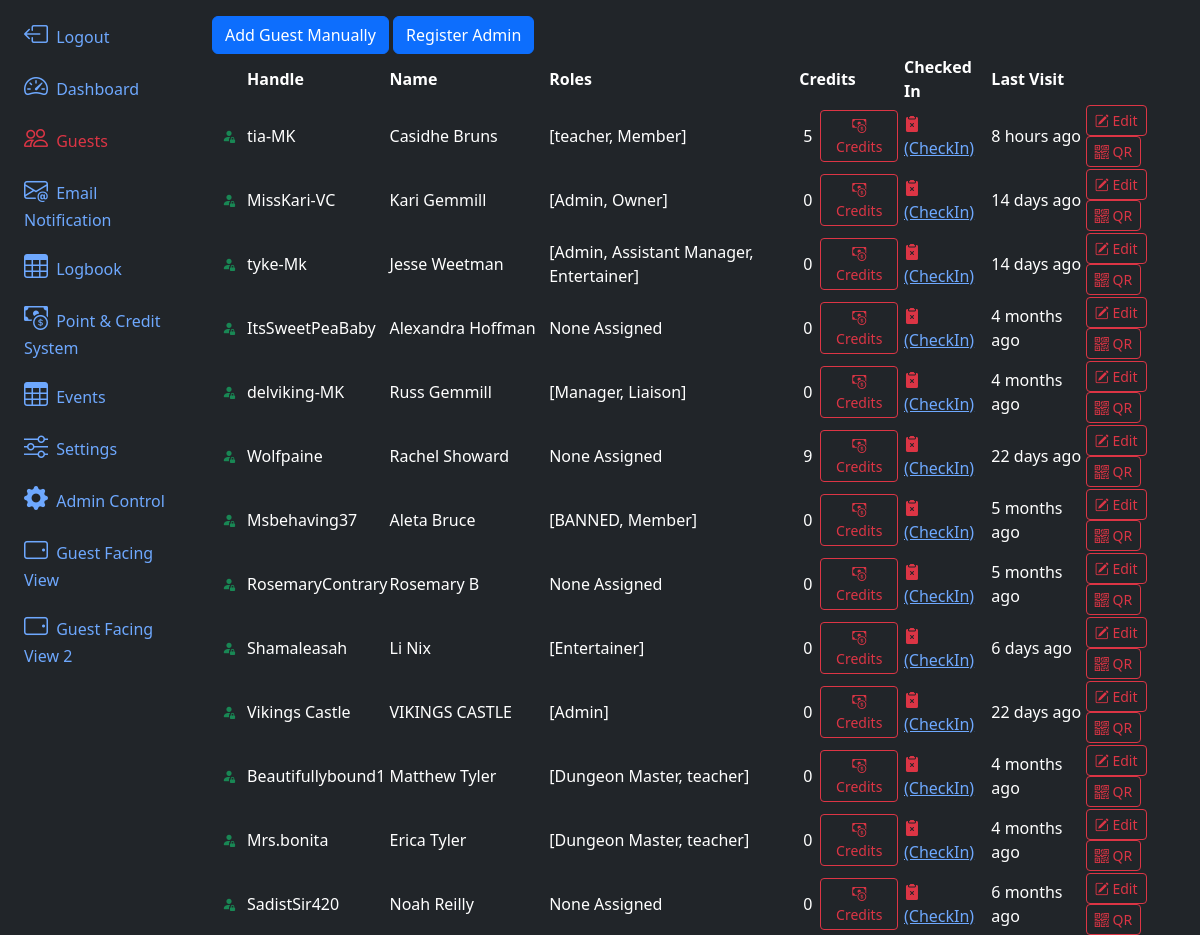
Page /guests/ (upper part) on the earlier database version.
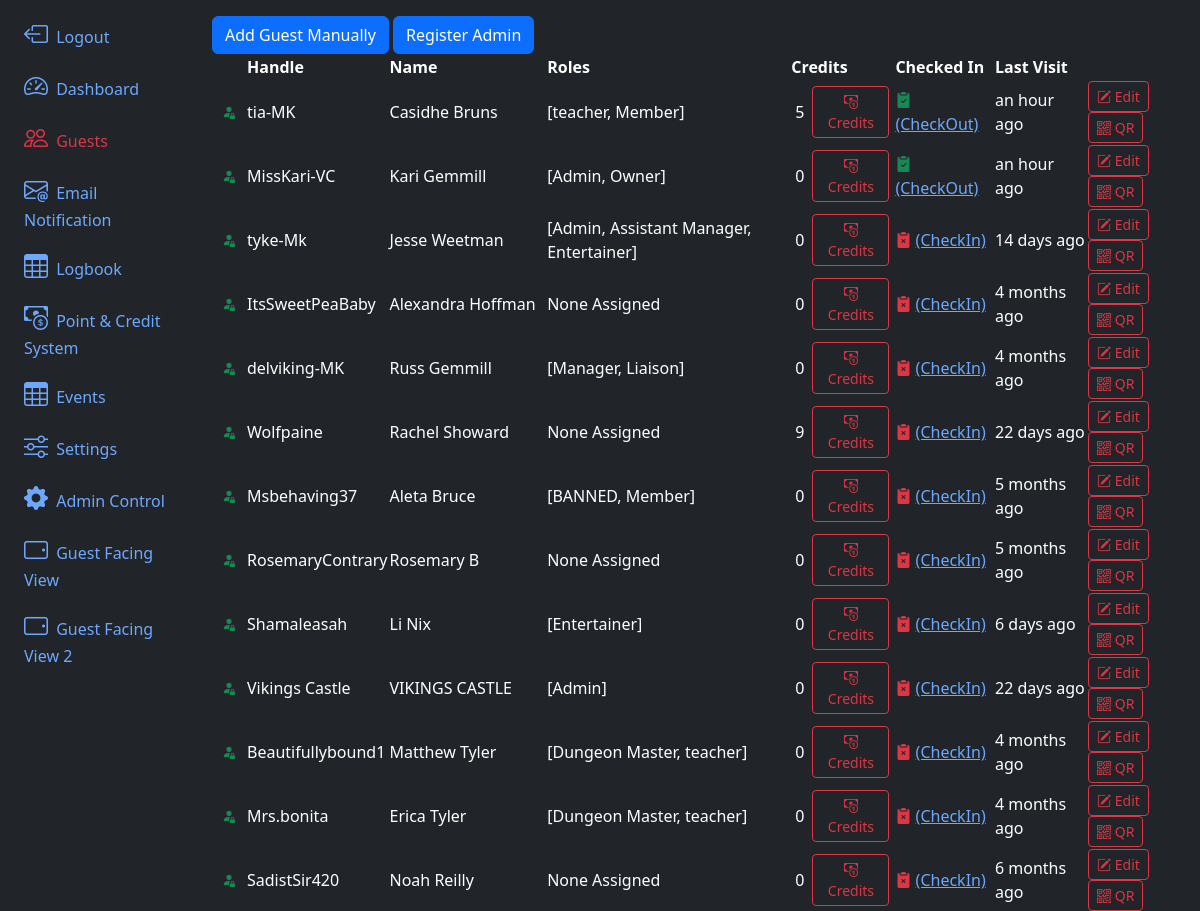
Same page on the later database version.
### app/models.py (models this page shows, shortened)
@dataclass
class Guest(db.Model, UserMixin):
    id:int = db.Column(db.Integer, primary_key=True)
    uuid:str  = db.Column(db.String, unique=True, name="uuid")
    fetUsername:str  = db.Column(db.String(100) )
    name:str  = db.Column(db.String(100), nullable=False)
    email:str  = db.Column(db.String(200), nullable=False)
    phone:str  = db.Column(db.String(20))
    checkin_blocked:bool = db.Column(db.Boolean(), default=False)
    password:str  = db.Column(db.String(255))
    allow_qrcode_refresh:bool = db.Column(db.Boolean(), default=True)
    roles = db.relationship('Role', backref=db.backref('guests'), secondary=guest_role)
    performs = db.relationship('Addon', backref='guests', secondary='guest_addons')
    termsCheck:bool = db.Column(db.Boolean(), default=False)
    termsDate = db.Column(db.DateTime(timezone=True), server_default=func.now())
    membershipEmailSent:bool = db.Column(db.Boolean(), default=False)
    membershipEmailSentDate = db.Column(db.DateTime(timezone=True), server_default=None)
    membershipStart = db.Column(db.DateTime(timezone=True), server_default=None)
    membershipEnd = db.Column(db.DateTime(timezone=True), server_default=None)
    credit = db.relationship('GuestCredit',backref='guest')
    logbook = db.relationship('Guestlog', backref='guest')
    checkedIn:bool = db.Column(db.Boolean(), default=False)
    lastVisit = db.Column(db.DateTime(timezone=True), server_default=None)
    lastCheckOut = db.Column(db.DateTime(timezone=True), server_default=None)
    created_at = db.Column(db.DateTime(timezone=True), server_default=func.now())

@dataclass
class Role(db.Model):
    id:int = db.Column(db.Integer, primary_key=True)
    name:str  = db.Column(db.String(100))
    description:str  = db.Column(db.String(200))
    permissions:str  = db.Column(db.String(200))
    skip_payment_at_checkin:bool = db.Column(db.Boolean(), default=False)
    skip_tos_update_at_checkin:bool = db.Column(db.Boolean(), default=False)
    allow_login_to_backoffice:bool = db.Column(db.Boolean(), default=False)
    allow_password_reset:bool = db.Column(db.Boolean(), default=False)
    notify_staff_on_checkin:bool = db.Column(db.Boolean(), default=False)
    auto_checkout_on_event_end:bool = db.Column(db.Boolean(), default=False)
    def __repr__(self):
        return f'{self.name}'

@dataclass
class GuestCredit(db.Model):
    id:int = db.Column(db.Integer, primary_key=True)
    lastUpdate = db.Column(db.DateTime(timezone=True), server_default=None)
    guest_id = db.Column(db.Integer, db.ForeignKey('guest.id'), nullable=False)
    points:int  = db.Column(db.Integer, nullable=False, default=0)
    generalAmount:int  = db.Column(db.Integer, nullable=False, default=0)
    specialEventAmount:int  = db.Column(db.Integer, nullable=False, default=0)
    privateSessionAmount:int  = db.Column(db.Integer, nullable=False, default=0)

### app/routes.py (the view, shortened to what this page needs)
@app.route('/guests/', methods=['GET', 'POST'])
def guests():
    return render_template('guests.html', guests=Guest.query.all(), settings = Setting.query.first(), roles = Role.query.all())

### app/__init__.py (called while the page is built)
@app.template_filter('get_general_credits')
def get_general_credits(credit):
    return sum(x.generalAmount for x in credit)

### app/templates/guests.html (shortened to what this page needs)
{% extends 'layout.html' %}
{% block content %}
<div id="toolbar">
    <button type="button" class="btn btn-primary" data-bs-toggle="modal" data-bs-target="#registerModal"
        data-bs-mode="new">Add Guest Manually</button>
    <a href="/registerAdmin"><button type="button" class="btn btn-primary">Register Admin</button></a>
</div>
<table class="table-dark rounded-3 overflow-hidden" data-toolbar="#toolbar" data-toggle="table"
    data-show-columns="true">
    <thead>
        <tr>
            <th scope="col" data-switchable="true"></th>
            <th data-sortable="true" scope="col" data-switchable="false">Handle</th>
            <th data-sortable="true" scope="col" data-field="name" data-visible="false" class='d-none d-md-table-cell'>
                Name</th>
            <th data-sortable="true" scope="col" class='d-none d-lg-table-cell' data-switchable="false">Roles</th>
            <th data-sortable="true" scope="col" class='d-none d-xl-table-cell' data-switchable="false">Credits</th>
            <th data-sortable="true" scope="col" data-switchable="false">Checked In</th>
            <th data-sortable="true" scope="col" data-switchable="false">Last Visit</th>
            <th data-align="right" scope="col" data-switchable="false"></th>
        </tr>
    </thead>
    <tbody>
        {% for guest in guests %}
        <tr>
            <td>
                <button type="button" class="btn btn-sm" data-bs-mode="edit" data-bs-uuid="{{guest.id}}">
                    {% if guest.checkin_blocked == None %}
                    <i class="bi bi-person-fill-lock text-success"></i>
                    {% elif guest.checkin_blocked == False %}
                    <i class="bi bi-person-fill-lock text-success"></i>
                    {% else %}
                    <i class="bi bi-person-fill-lock text-danger"></i>
                    {% endif %}
                </button>
            </td>
            <td>
                {% if guest.fetUsername %}
                {{guest.fetUsername}}
                {% else %}
                {{guest.name}}
                {% endif %}
            </td>
            <td class='d-none d-md-table-cell'>{{guest.name}}</td>
            {% if guest.roles %}
            <td class='d-none d-lg-table-cell'>{{guest.roles}}</td>
            {% else %}
            <td class='d-none d-lg-table-cell'>None Assigned</th>
                {% endif %}
            <td class=''>
                <div class="d-flex flex-row justify-content-between align-items-center">
                    <div class="px-1">{{guest.credit | get_general_credits }}</div>
                    <div class="px-1"><a href="/guestCredit/{{guest.id}}"><button type="button"
                                class="btn btn-sm btn-outline-danger"><i class="bi bi-cash-coin"></i>
                                Credits</button></a></div>
                </div>
            </td>
            {% if guest.checkedIn %}
            <td class='d-none d-lg-table-cell'><i class="bi bi-clipboard2-check-fill text-success"></i> <a
                    href="/checkOut/{{guest.id}}/Manually?next=%2Fguests">(CheckOut)</a></td>
            {% else %}
            <td class='d-none d-lg-table-cell'><i class="bi bi-clipboard2-x-fill text-danger"></i> <a
                    href="/checkIn/{{guest.id}}/Manually?next=%2Fguests">(CheckIn)</a></td>
            {% endif %}
            {% if guest.lastVisit %}
            <td>{{ moment(guest.lastVisit).fromNow() }}</td>
            {% else %}
            <td>Never</td>
            {% endif %}
            <td>
                <button type="button" class="btn btn-sm btn-outline-danger" data-bs-toggle="modal"
                    data-bs-target="#registerModal" data-bs-mode="edit" data-bs-uuid="{{guest.id}}"
                    data-bs-roles="{{guest.roles}}"><i class="bi bi-pencil-square"></i> Edit</button>
                <button type="button" class="btn btn-sm btn-outline-danger" data-bs-toggle="modal"
                    data-bs-target="#qrModal" data-bs-qr="{{guest.uuid}}"><i class="bi bi-qr-code"></i> QR</button>
            </td>
        </tr>
        {% endfor %}
    </tbody>
</table>
{% endblock content %}

### app/templates/layout.html (shortened to what this page needs)
<!doctype html>
<html lang="en" data-bs-theme="dark">
<head>
    <link href="https://cdn.jsdelivr.net/npm/bootstrap@5.3.3/dist/css/bootstrap.min.css" rel="stylesheet"
>
    <link rel="stylesheet" href="https://cdn.jsdelivr.net/npm/bootstrap-icons@1.11.3/font/bootstrap-icons.min.css">
    <link rel="stylesheet" href="https://cdn.jsdelivr.net/npm/bootstrap-table@1.23.2/dist/bootstrap-table.min.css">
</head>
<body>
    <div class="container-fluid">
        <div class="row flex-nowrap">
            <div class="col-auto col-md-3 col-xl-2 px-sm-2 px-0 bg-dark">
                <div class="d-flex flex-column align-items-center align-items-sm-start px-3 pt-2 text-white min-vh-100">
                    <ul class="nav nav-pills flex-column mb-sm-auto mb-0 align-items-center align-items-sm-start"
                        id="menu">
                        <a href="/logout" class="nav-link align-middle px-0">
                            <i class="fs-4 bi-box-arrow-left"></i> <span class="ms-1 d-none d-sm-inline">Logout</span>
                        </a>
                        <li class="nav-item">
                            <a href="/dashboard"
                                class="nav-link align-middle px-0 {% if request.endpoint == 'dashboard' %}text-danger{% endif %}">
                                <i class="fs-4 bi-speedometer2"></i> <span
                                    class="ms-1 d-none d-sm-inline">Dashboard</span>
                            </a>
                        </li>
                        <li class="nav-item">
                            <a href="/guests"
                                class="nav-link px-0 align-middle {% if request.endpoint == 'guests' %}text-danger{% endif %}">
                                <i class="fs-4 bi-people"></i> <span class="ms-1 d-none d-sm-inline">Guests</span>
                            </a>
                        </li>
                        <li class="nav-item">
                            <a href="/notificationEmailer"
                                class="nav-link px-0 align-middle {% if request.endpoint == 'emailer' %}text-danger{% endif %}">
                                <i class="fs-4  bi-envelope-at"></i> <span class="ms-1 d-none d-sm-inline">Email
                                    Notification</span>
                            </a>
                        </li>
                        <li class="nav-item">
                            <a href="/logbook"
                                class="nav-link px-0 align-middle {% if request.endpoint == 'logbook' %}text-danger{% endif %}">
                                <i class="fs-4 bi-table "></i> <span class="ms-1 d-none d-sm-inline">Logbook</span></a>
                        </li>
                        <a href="/credits"
                            class="nav-link px-0 align-middle {% if request.endpoint == 'credits' %}text-danger{% endif %}">
                            <i class="fs-4 bi-cash-coin "></i> <span class="ms-1 d-none d-sm-inline">Point & Credit
                                System</span></a>
                        <a href="/events"
                            class="nav-link px-0 align-middle {% if request.endpoint == 'events' %}text-danger{% endif %}">
                            <i class="fs-4 bi-table "></i> <span class="ms-1 d-none d-sm-inline">Events</span></a>
                        <li class="nav-item">
                            <a href="/settings"
                                class="nav-link px-0 align-middle {% if request.endpoint == 'settings' %}text-danger{% endif %}">
                                <i class="fs-4 bi-sliders "></i> <span
                                    class="ms-1 d-none d-sm-inline">Settings</span></a>
                        </li>
                        <a target="_blank" rel="noopener noreferrer" href="/admin" class="nav-link px-0 align-middle">
                            <i class="fs-4 bi-gear-fill "></i> <span class="ms-1 d-none d-sm-inline">Admin
                                Control</span></a>
                        <a target="_blank" rel="noopener noreferrer" href="/guestView"
                            class="nav-link px-0 align-middle">
                            <i class="fs-4 bi-tablet-landscape "></i> <span class="ms-1 d-none d-sm-inline">Guest Facing
                                View</span></a>
                        <a target="_blank" rel="noopener noreferrer" href="/guestView2"
                            class="nav-link px-0 align-middle">
                            <i class="fs-4 bi-tablet-landscape "></i> <span class="ms-1 d-none d-sm-inline">Guest Facing
                                View 2</span></a>
                    </ul>
                </div>
            </div>
            <div class="col py-3 bg-dark text-light">
                {% block content %}{% endblock %}
            </div>
        </div>
    </div>
</body>
</html>

Differences in the rows shown:
changed Guest "tia-MK": lastVisit "8 hours ago" → "an hour ago"; checkedIn "(CheckIn)" → "(CheckOut)"
changed Guest "MissKari-VC": checkin_blocked empty → False (drawn); lastVisit "14 days ago" → "an hour ago"; checkedIn "(CheckIn)" → "(CheckOut)"
